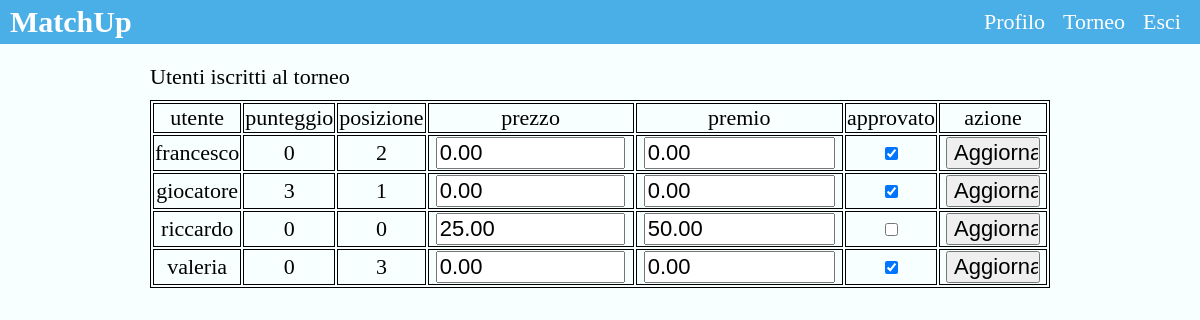
Screenshot of /users.php?tournament=16 with the database file from the repository.
### tables this page shows
CREATE TABLE IF NOT EXISTS `Iscrizione` (
  `utente` varchar(100) NOT NULL,
  `torneo_id` int(11) NOT NULL,
  `punteggio` int(11) NOT NULL DEFAULT '0',
  `posizione` int(11) NOT NULL DEFAULT '0',
  `prezzo` decimal(5,2) NOT NULL DEFAULT '0.00',
  `premio` decimal(8,2) NOT NULL DEFAULT '0.00',
  `approvato` tinyint(1) NOT NULL DEFAULT '0'
);

### classes/MURegistration.class.php (called while the page is built, shortened)
<?php
 	class MURegistration
	{
		private $database;
		function __construct()
		{
			require_once 'include/MYSQL.class.php';
			$this->database = new MYSQL(DB_HOSTNAME, DB_USERNAME, DB_PASSWORD, DB_DATABASE);
			$this->database->connect();
		}
        function getUsersEnrolledInTournament($tournament)
        {
            $tournament = $this->database->sqlInjection($tournament);
            $query = "SELECT * FROM Iscrizione WHERE torneo_id='$tournament'";
            $this->database->query($query);
            if($this->database->queryOk())
            {
                return $this->database->resultsInArray();
            }
            else
            {
                return false;
            }
        }
	}
 ?>

### classes/include/MYSQL.class.php (called while the page is built, shortened)
<?php
	class MYSQL{
		private $connection;
		private $host;
		private $username;
		private $password;
		private $database;
		private $result;
		function __construct($host, $username, $password, $database){
			$this->host = $host;
			$this->username = $username;
			$this->password = $password;
			$this->database = $database;
		}
		function connect(){
			$this->connection = @mysqli_connect($this->host, $this->username, $this->password, $this->database);
		}
		function queryOk(){
			if($this->result){
				return true;
			} else {
				return false;
			}
		}
		function query($query){
			$this->result = @mysqli_query($this->connection, $query);
			return $this->result;
		}
		function sqlInjection($item){
			$item = @mysqli_real_escape_string($this->connection, $item);
			return $item;
		}
		function resultsInArray(){
			$array = array();
			while($row = @mysqli_fetch_assoc($this->result)){
				$array[] = $row;
			}
			return $array;
		}
	}
?>

### users.php (the view, shortened to what this page needs)
<?php
 $registration = new MURegistration();
 $allUsers = $registration->getUsersEnrolledInTournament($_GET["tournament"]);
 ?>
 <!DOCTYPE html>
 <html>
 <head>
     <link rel="stylesheet" type="text/css" href="css/style.css" />
 </head>
 <body>
     <div class="header">
		<div class="content_left"><b>MatchUp</b></div>
		<div class="content_right">
			<ul>
				<li><a href="home.php">Profilo</a></li>
				<li><a href="tournaments.php">Torneo</a></li>
				<li><a href="logout.php">Esci</a></li>
			</ul>
		</div>
	</div>
    <div class="content">
        Utenti iscritti al torneo
        <table class='table'>
            <tr><td class='td'>
                utente
            </td><td class='td'>
                punteggio
            </td><td class='td'>
                posizione
            </td><td class='td'>
                prezzo
            </td><td class='td'>
                premio
            </td><td class='td'>
                approvato
            </td><td class='td'>
                azione
            </td></tr>
        <?php
            for($i = 0; $i < count($allUsers); $i++)
            {
                echo "<tr><td class='td'>";
                echo $allUsers[$i]["utente"];
                echo "</td><td class='td'>";
                echo $allUsers[$i]["punteggio"];
                echo "</td><td class='td'>";
                echo $allUsers[$i]["posizione"];
                echo "</td><td class='td'>";
                echo "<form method='POST'>";
                echo "<input type='text' name='price' value='".$allUsers[$i]["prezzo"]."'/>";
                echo "</td><td class='td'>";
                echo "<input type='text' name='award' value='".$allUsers[$i]["premio"]."'/>";
                echo "</td><td class='td'>";
                if($allUsers[$i]["approvato"] === "1")
                {
                    echo "<input type='checkbox' name='approved' checked>";
                }
                else
                {
                    echo "<input type='checkbox' name='approved'>";
                }
                echo "</td><td class='td'>";
                echo "<input type='submit' name='submit' value='Aggiorna'/>";
                echo "</td></tr>";
            }
        ?>
        </table>
    </div>
 </body>
 </html>

### css/style.css (style rules this page uses)
html, body { margin: 0px; padding: 0px; font-size: 22px; background-color: #f7ffff; }
input, select { font-size: 22px; }
.signup_form, input { width: 90%; }
.login_form, input, select { width: 90%; }
.header { background-color: #4aaee7; padding: 5px; }
.content_left { float: left; margin-left: 5px; font-size: 30px; color: #ffffff; }
.content_right { float: right; margin-right: 5px; }
.content_right ul { list-style: none; margin: auto; padding: 0px; }
.content_right ul li { float: left; margin-left: 4px; margin-right: 4px; margin-top: 4px; }
.content_right ul li a { text-decoration: none; color: #ffffff; padding: 5px; border-radius: 5px; }
.content { width: 75%; margin: auto; margin-top: 20px; }
a { color: #4aaee7; text-decoration: none; }
.table { width: 100%; margin-top: 10px; border: 1px solid #000000; margin-bottom: 20px; }
.td { border: 1px solid #000000; text-align: center; }

### rows the page displays
iscrizione: utente "francesco", punteggio "0", posizione "2", price "0.00", award "0.00"
iscrizione: utente "giocatore", punteggio "3", posizione "1", price "0.00", award "0.00"
iscrizione: utente "riccardo", punteggio "0", posizione "0", price "25.00", award "50.00"
iscrizione: utente "valeria", punteggio "0", posizione "3", price "0.00", award "0.00"
